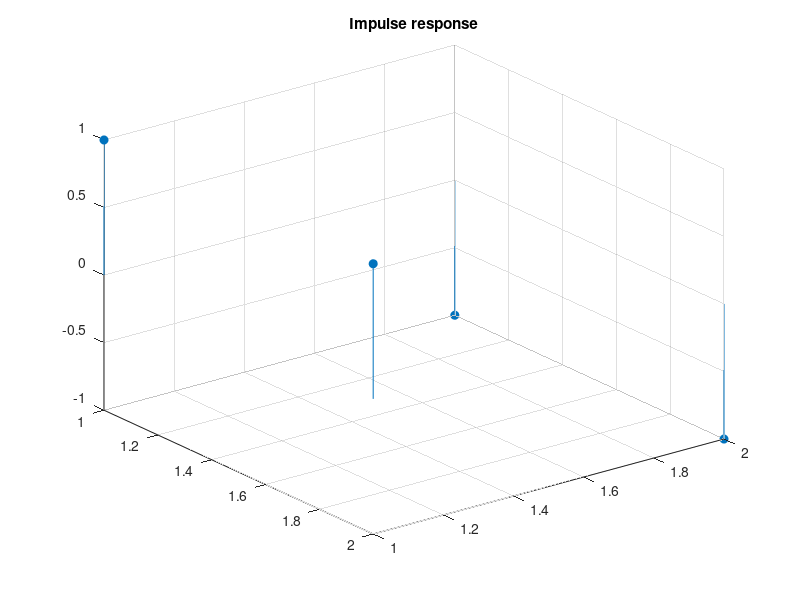

This figure's MATLAB source: (Note: this script raises an error after producing the figure.)
%% Sample 4-5
%% 線形シフト不変システム
% 畳み込み行列
% 
% 画像処理特論
% 
% 村松 正吾 
% 
% 動作確認: MATLAB R2023a
%% Linear shift-invariant systems
% Convolution matrix
% 
% Advanced Topics in Image Processing
% 
% Shogo MURAMATSU
% 
% Verified: MATLAB R2023a
% 準備
% (Preparation)

close all
% 単変量畳み込み
% (Univariate convolution)
% 
% 
% 
% 有限インパルス応答(FIR)$\{h[n]\in\mathbb{R}\}_{n\in{\Omega_\mathrm{h}}\subset\mathbb{Z}}$を有する線形シフト不変システム 
% $T(\cdot)$を仮定する．(Let us assume a linear shift-invariant system $T(\cdot)$ with 
% a finite impulse response (FIR) $\{h[n]\in\mathbb{R}\}_{n\in{\Omega_\mathrm{h}}\subset\mathbb{Z}}$.)
% 
% $T(\cdot)$ の配列 $\{u[n]\in\mathbb{R}\}_{n\in{\Omega_\mathrm{u}}\subset\mathbb{Z}}$に対する応答 
% $\{v[n]\in\mathbb{R}\}_{n\in{\Omega_\mathrm{v}}\subset\mathbb{Z}}$は畳み込み (The 
% response  $\{v[n]\in\mathbb{R}\}_{n\in{\Omega_\mathrm{v}}\subset\mathbb{Z}}$ 
% to a sequence  $\{u[n]\in\mathbb{R}\}_{n\in{\Omega_\mathrm{u}}\subset\mathbb{Z}}$ 
% of  $T(\cdot)$  can be represented by convolution )
% 
% $$\{v[n]\}_n =T\left(\{u[n]\}_n\right) = \sum_{k\in\Omega_\mathrm{h}}h[k]\{u\left[n-k\right]\}_n.$$
% 
% により表現できる．
% 
% 
% 信号の生成
% (Signal generation)

% Generating an input sequence u[n] of finite support region
Q = 6; 
ugen = "(1:Q)";
u = eval(ugen)
% インパルス応答の設定
% (Setting the impulse response)

% Setting the shift amount 
h = [1 0 -1];
% 写像の定義
% (Definition of a map)

% Definition of map T as a convolution with h[n]
mapT = @(x) conv(x,h);
% 写像の結果
% (Result of mapping)

% Mapping with the circular shift T(.)
v = mapT(u)
% 単変量畳み込みの行列表現
% (Matrix representation of the univariate convolution)
% 
% 
% 
% FIRシステムの畳み込み演算は (The convolution of an FIR system can be represented as a 
% matrix as)
% 
% $$\mathbf{v}=\mathbf{Tu},$$
% 
% のように行列表現できる． 
% 
% インパルス応答 $\{h[n]\}_n$ のサポート領域が $\Omega_\mathrm{h}=\{0,1,2\}$，入力信号$\{u[n]\}_n$のサポート領域が$\Omega_\mathrm{u}=\{0,1,2,3,4,5\}$ 
% のとき，出力信号$\{v[n]\}_n$のサポート領域は$\Omega_\mathrm{v}=\{0,1,2,3,4,5,6,7\}$となり，(When 
% the support region of the impulse response  $\{h[n]\}_n$ is $\Omega_\mathrm{h}=\{0,1,2\}$ 
% and the support region of the input signal $\{u[n]\}_n$ is $\Omega_\mathrm{u}=\{0,1,2,3,4,5\}$, 
% the support region of the output signal $\{v[n]\}_n$ is $\Omega_\mathrm{v}=\{0,1,2,3,4,5,6,7\}$, 
% and we have)
% 
% 
% 
% $$\mathbf{v}=\mathrm{vec}\left(\{v[{n}]\}_{n}\right)=\left(\begin{array}{c}v[0]\\v[1]\\v[2]\\v[3]\\v[4]\\v[5]\\v[6]\\v[7]\end{array}\right), 
% \mathbf{u}=\mathrm{vec}\left(\{u[{n}]\}_{n}\right)=\left(\begin{array}{c}u[0]\\u[1]\\u[2]\\u[3]\\u[4]\\u[5]\end{array}\right)$$
% 
% $$\mathbf{T}=\left(\begin{array}{cccccc}h[0] & 0  & 0 & 0 & 0 & 0 \\h[1] & 
% h[0]  & 0 & 0 & 0 & 0 \\h[2] & h[1]  & h[0] & 0 & 0 & 0 \\0 & h[2] & h[1]  & 
% h[0] & 0 & 0 \\0 & 0 & h[2] & h[1]  & h[0] & 0 \\0 & 0 & 0 & h[2] & h[1]  & 
% h[0]  \\0 & 0 & 0 & 0 & h[2]  & h[1]  \\0 & 0 & 0 & 0 & 0  & h[2] \end{array}\right).$$
% 
% 
% 
% と表現できる．なお，出力のサポート領域が$\Omega_\mathrm{v}=\{(n+k)\in\mathbb{Z}|n\in\Omega_\mathrm{u},k\in\Omega_\mathrm{h}\}$となり 
% $\mathbf{T}$ の行数が (Note that the support area of the output is $\Omega_\mathrm{v}=\{(n+k)\in\mathbb{Z}|n\in\Omega_\mathrm{u},k\in\Omega_\mathrm{h}\}$ 
% and the number of rows in $\mathbf{T}$  is 
% 
% $$|\Omega_\mathrm{v}|=|\Omega_\mathrm{u}|+|\Omega_\mathrm{h}|-1=6+3-1=8.$$
% 
% となることに注意する．
% 
% 
% 単変量畳み込みの行列生成
% (Matrix generation of univariate convolution)

% Find the matrix representation of the univariate convolution
T = zeros(length(u)+length(h)-1,length(u));
for idx = 1:length(u)
    % Generating a standard basis vector
    e = zeros(size(u),'like',u);
    e(idx) = 1;
    % Response to the standard basis vector
    T(:,idx) = mapT(e); 
end
% Matrix representation of the univariate convolution
T
% 関数CONVMTXの利用
% (Using the CONVMTX function)
% 
% 
% 
% 単変量畳み込み行列の生成に関数CONVMTXも利用できる．
% 
% (The function CONVMTX can also be used to generate univariate convolutional 
% matrices.)

% Generating the matrix representation of the univariate convolution by CONVMTX
H = convmtx(h(:),length(u)) %#ok
% 行列演算による単変量畳み込み
% (Univariate convolution by matrix operation)
% 
% 畳み込みは可換図に沿って (Convolution can be computed as)
% 
% $$\{v[{n}]\}_{n}=\mathrm{vec}_{\Omega_\mathrm{v}}^{-1}\left(\mathbf{v}\right)=\mathrm{vec}_{\Omega_\mathrm{v}}^{-1}\left(\mathbf{Tu}\right)=\mathrm{vec}_{\Omega_\mathrm{v}}^{-1}\circ\mathbf{T}\mathrm{vec}_{\Omega_\mathrm{u}}\left(\{u[n]\}_n\right)$$
% 
% のように行列演算が可能である．すなわち，(along the commutative diagram. That is, we have)
% 
% $$T=\mathrm{vec}_{\Omega_\mathrm{v}}^{-1}\circ\mathbf{T}\mathrm{vec}_{\Omega_\mathrm{u}}.$$
% 
% と表現できる．

% Column vectorization of sequence u[n]
vecu = u(:);

% Matrix operation
vecv = T*vecu;

% Reshaping the result into the row sequnece
recv = reshape(vecv,[1 (length(u)+length(h)-1)])
% 行列演算による単変量畳み込みの評価
% (Evaluation of univariate convolution by matrix operation)

% Comparizon between mapping and matrix operation
mymse = @(x,y) mean((double(x)-double(y)).^2,'all');
mymse(v,recv)
% 2変量畳み込み
% (Bivariate convolution)
% 
% 
% 
% 2変量の有限インパルス応答(FIR)$\{h[\mathbf{n}]\in\mathbb{R}\}_{\mathbf{n}\in{\Omega_\mathrm{h}}\subset\mathbb{Z}^2}$を有する線形シフト不変システム 
% $T(\cdot)$を仮定する．(Assume a linear shift-invariant system T with a bivariate finite 
% impulse response (FIR) $\{h[\mathbf{n}]\in\mathbb{R}\}_{\mathbf{n}\in{\Omega_\mathrm{h}}\subset\mathbb{Z}^2}$.)  
% 
% $T(\cdot)$ の配列 $\{u[\mathbf{n}]\in\mathbb{R}\}_{\mathbf{n}\in{\Omega_\mathrm{u}}\subset\mathbb{Z}^2}$に対する応答 
% $\{v[\mathbf{n}]\in\mathbb{R}\}_{\mathbf{n}\in{\Omega_\mathrm{u}}\subset\mathbb{Z}^2}$は畳み込み 
% (The response $\{v[\mathbf{n}]\in\mathbb{R}\}_{\mathbf{n}\in{\Omega_\mathrm{u}}\subset\mathbb{Z}^2}$ 
% to the array $\{u[\mathbf{n}]\in\mathbb{R}\}_{\mathbf{n}\in{\Omega_\mathrm{u}}\subset\mathbb{Z}^2}$ 
% of $T(\cdot)$  can be represented by convolution )
% 
% $$\{v[\mathbf{n}]\}_\mathbf{n} =T\left(\{u[\mathbf{n}]\}_\mathbf{n}\right) 
% = \sum_{k\in\Omega_\mathrm{h}}h[\mathbf{k}]\{u\left[\mathbf{n}-\mathbf{k}\right]\}_\mathbf{n}.$$
% 
% により表現できる．
% 
% 
% 信号の生成
% (Signal generation)

% Generating an input array u[n1,n2] of finite support region
N1 = 2; % # of rows
N2 = 3; % # of columns
ugen = "reshape((0:N1*N2-1),[N1 N2])";
u = eval(ugen)
% インパルス応答の設定
% (Setting the impulse response)

h = [1 -1 ; 1 -1]
figure(1)
stem3(h,'filled')
axis ij
title('Impulse response')
% 写像の定義
% (Definition of a map)

% Definition of map T as a convolution with h[n]
mapT = @(x) imfilter(x,h,'conv','full'); % or conv2(x,h);
% 写像の結果
% (Result of mapping)

% Mapping with the circular shift T(.)
v = mapT(u)
% 2変量畳み込みの行列表現
% (Matrix representation of the bivariate convolution)
% 
% 
% 
% 2変量FIRシステムの畳み込み演算は (The convolution of a bivariate FIR system can be represented 
% as a matrix as)
% 
% $$\mathbf{v}=\mathbf{Tu},$$
% 
% のように行列表現できる． 
% 
% インパルス応答 $\{h[\mathbf{n}]\}_\mathbf{n}$ のサポート領域が $\Omega_\mathrm{h}=\{0,1\}\times 
% \{0,1\}$，入力信号$\{u[\mathbf{n}]\}_\mathbf{n}$のサポート領域が$\Omega_\mathrm{u}=\{0,1\}\times 
% \{0,1,2\}$ のとき，出力信号$\{v[\mathbf{n}]\}_\mathbf{n}$のサポート領域は$\Omega_\mathrm{v}=\{0,1,2\}\times\{0,1,2,3\}$となり，(If 
% the support region  of the impulse response $\{h[\mathbf{n}]\}_\mathbf{n}$  
% is  $\Omega_\mathrm{h}=\{0,1\}\times \{0,1\}$, and the support region of the 
% input signal $\{u[\mathbf{n}]\}_\mathbf{n}$ is $\Omega_\mathrm{u}=\{0,1\}\times 
% \{0,1,2\}$, then the support region of the output signal $\{v[\mathbf{n}]\}_\mathbf{n}$ 
% is $\Omega_\mathrm{v}=\{0,1,2\}\times\{0,1,2,3\}$ and can be expressed as )
% 
% $$\mathbf{v}=\mathrm{vec}\left(\{v[\mathbf{n}]\}_\mathbf{n}\right)=\left(\begin{array}{c}v[0,0]\\v[1,0]\\v[2,0]\\v[0,1]\\\vdots\\v[2,3]\end{array}\right), 
% \mathbf{u}=\mathrm{vec}\left(\{u[\mathbf{n}]\}_\mathbf{n}\right)=\left(\begin{array}{c}u[0,0]\\u[1,0]\\u[0,1]\\u[1,1]\\\vdots\\u[1,2]\end{array}\right)$$
% 
% $$\mathbf{T}=\left(\begin{array}{cccccc}h[0,0] &  0 & 0 & 0 & \cdots & 0 \\h[1,0]  
% & h[0,0]  & 0 & 0 & \cdots & 0 \\0 & h[1,0]  & h[0,0] & 0 & \cdots & 0 \\h[1,0]  
% & 0 & h[1,0]  & h[0,0] & \cdots & 0 \\h[1,1]  & h[1,0] & 0 & h[1,0]  & \cdots 
% & 0 \\0 & h[1,1] & h[1,0] & 0 & \cdots & 0  \\\vdots & \vdots & \vdots & \vdots 
% & \ddots  & \vdots  \\0 & 0 & 0 & 0 & \cdots  & h[1,1] \end{array}\right).$$
% 
% 
% 
% と表現できる．なお，出力のサポート領域が$\Omega_\mathrm{v}=\{(n+k)\in\mathbb{Z}|n\in\Omega_\mathrm{u},k\in\Omega_\mathrm{h}\}$となり 
% $\mathbf{T}$ の行数が (Note that the support region of the output is $\Omega_\mathrm{v}=\{(n+k)\in\mathbb{Z}|n\in\Omega_\mathrm{u},k\in\Omega_\mathrm{h}\}$ 
% and the number of rows in $\mathbf{T}$is )
% 
% $$|\Omega_\mathrm{v}|=(2+2-1)\times(3+2-1)=2\times 4=12.$$
% 
% となることに注意する．
% 
% 
% 2変量畳み込みの行列生成
% (Matrix generation of bivariate matrix)

% Find the matrix representation of the convolution
T = zeros(prod(size(u)+size(h)-1),numel(u));
for idx = 1:numel(u)
    % Generating a standard basis vector
    e = zeros(size(u),'like',u);
    e(idx) = 1;
    % Response to the standard basis vector
    T(:,idx) = reshape(mapT(e),[size(T,1) 1]); 
end
% Matrix representation of the convolution
T
% 関数CONVMTX2の利用
% (Using the CONVMTX2 function)
% 
% 
% 
% 2変量畳み込み行列の生成に関数CONVMTX2も利用できる．
% 
% (The function CONVMTX2 can also be used to generate bivariate convolutional 
% matrices.)

% Generating the matrix representation of the bivariate convolution by CONVMTX2
H = convmtx2(h,size(u)) %#ok
% 行列演算による2変量畳み込み
% (Bivariate convolution by matrix operation)
% 
% 畳み込みは可換図に沿って (Convolution can be computed as)
% 
% $$\{v[{n}]\}_{n}=\mathrm{vec}_{\Omega_\mathrm{v}}^{-1}\left(\mathbf{v}\right)=\mathrm{vec}_{\Omega_\mathrm{v}}^{-1}\left(\mathbf{Tu}\right)=\mathrm{vec}_{\Omega_\mathrm{v}}^{-1}\circ\mathbf{T}\mathrm{vec}_{\Omega_\mathrm{u}}\left(\{u[n]\}_n\right)$$
% 
% のように行列演算が可能である．すなわち，(along the commutative diagram. That is, we have)
% 
% $$T=\mathrm{vec}_{\Omega_\mathrm{v}}^{-1}\circ\mathbf{T}\mathrm{vec}_{\Omega_\mathrm{u}}.$$
% 
% と表現できる．

% Column vectorization of sequence u[n]
vecu = u(:);

% Matrix operation
vecv = T*vecu;

% Reshaping the result into the row sequnece
recv = reshape(vecv,(size(u)+size(h)-1))
% 行列演算による単変量畳み込みの評価
% (Evaluation of univariate convolution by matrix operation)

% Comparizon between mapping and matrix operation
mymse(v,recv)
%% 
% © Copyright, Shogo MURAMATSU, All rights reserved.